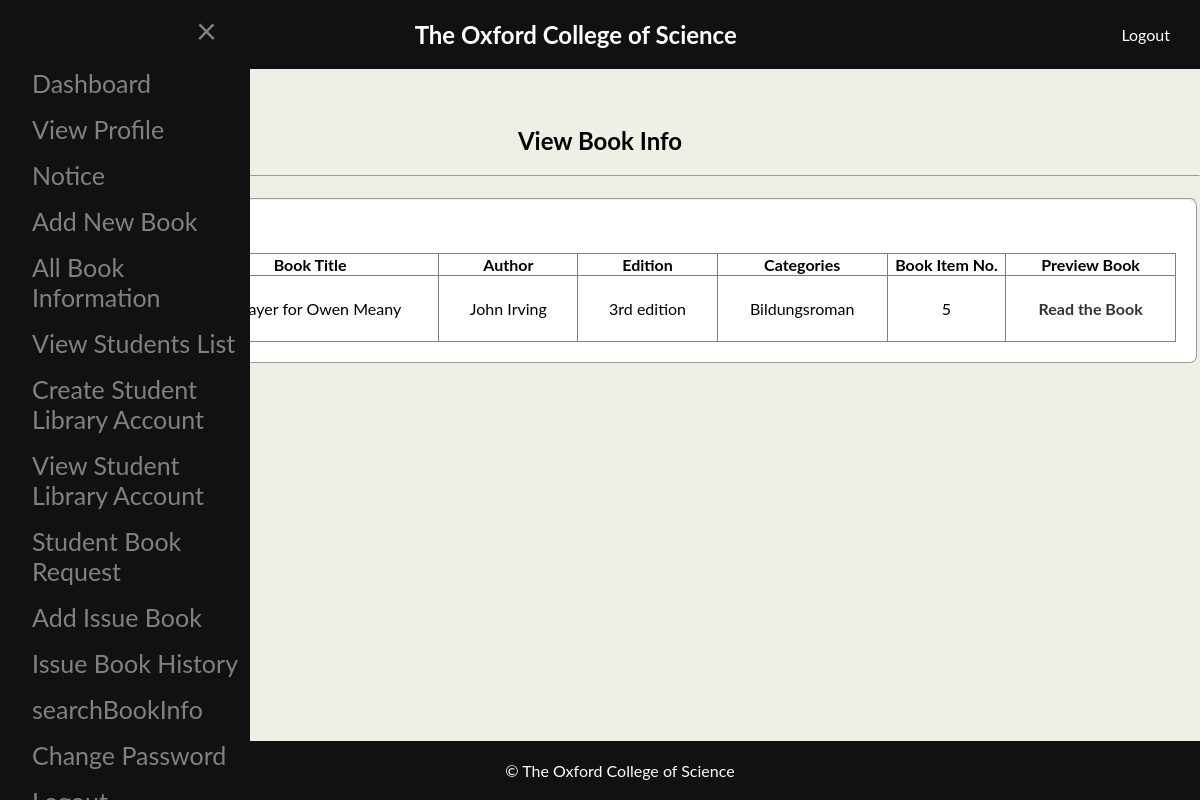
The app's page /Librarian/view/viewBookInfo.php?serialno=1 (signed in) with its own data.
### tables this page shows
CREATE TABLE `book_info` (
  `sl` int(11) NOT NULL,
  `isbn` varchar(30) NOT NULL,
  `title` varchar(70) NOT NULL,
  `author` varchar(70) NOT NULL,
  `edition` varchar(70) NOT NULL,
  `categories` varchar(100) NOT NULL,
  `bookfile` varchar(50) NOT NULL,
  `bookcopy` varchar(50) NOT NULL
);

### Librarian/Model/usersmodel.php (called while the page is built, shortened)
    <?php
 function viewBookInfo($serialno){
    $conn = getConnection();
    $sql = "select * from book_info where sl='$serialno'";
    $result = mysqli_query($conn,$sql);
    $row = mysqli_fetch_assoc($result);
    return $row;
 }
?>

### Librarian/View/viewBookInfo.php (the view, shortened to what this page needs)
<?php
$title = "View Book Info";
require_once('../Model/usersmodel.php');
$serialno = $_GET['serialno'];
$bookinfo = viewBookInfo($serialno);
?>
<!DOCTYPE html>
<html>
<head>
</head>
<body>
  <div class="header">
    <div class="header-title">
      <h1>The Oxford College of Science</h1>
    </div>
    <div class="header-right">
      <a href="../Controller/Logout.php">Logout</a>
    </div>
  </div>
  <div id="mySidenav" class="sidebar" onmouseleave="closeNav()">
    <a href="javascript:void(0)" class="closebtn" onclick="closeNav()">&times;</a>
      <a href="Dashboard.php">Dashboard</a>
    <a href="viewLibrarianProfile.php">View Profile</a>
    <a href="collegenotice.php">Notice</a>
    <a href="addnewbook.php">Add New Book</a>
    <a href="allBooksInfo.php">All Book Information</a>
    <a href="viewStudentsList.php">View Students List</a>
    <a href="studentLibraryAcc.php">Create Student Library Account</a>
    <a href="viewAllStudentsLibProfile.php">View Student Library Account</a>
    <a href="bookrequest.php">Student Book Request</a>
    <a href="issueNewBook.php">Add Issue Book</a>
    <a href="issuedBookHistory.php">Issue Book History</a>
    <a href="searchBookInfo.php">searchBookInfo</a>
    <a href="changeLibrarianPassword.php">Change Password</a>
    <a href="../Controller/logout.php">Logout</a>
  </div>
  <span style="font-size:30px;cursor:pointer" onmouseover="openNav()">&#9776;</span>
  <div class="content" id="content">
    <form class="table-responsive" id="inform" action="" method="post">
      <h2 align="center">
        <?php echo $title; ?>
      </h2>
      <hr>
      <fieldset>
        <legend>VIEW BOOK INFO</legend>
        <br>
        <table border="1" width="100%" cellspacing="0">
          <tr align="center">
            <th>ISBN</th>
            <th>Book Title</th>
            <th>Author</th>
            <th>Edition</th>
            <th>Categories</th>
            <th>Book Item No.</th>
            <th>Preview Book</th>
          </tr>
          <tr>
            <td><?php echo $bookinfo['isbn']; ?></td>
            <td><?php echo $bookinfo['title']; ?></td>
            <td><?php echo $bookinfo['author']; ?></td>
            <td><?php echo $bookinfo['edition']; ?></td>
            <td><?php echo $bookinfo['categories']; ?></td>
            <td><?php echo $bookinfo['bookcopy']; ?></td>
            <td><a href="<?php echo $bookinfo['bookfile']; ?>">Read the Book</a></td>
        </tr>
        </table>
      </fieldset>
    </form>
  </div>
  <div class="footer">
    &copy; The Oxford College of Science
  </div>
</body>
</html>

### Librarian/View/viewBookInfo.php (style rules this page uses)
body { font-family: "Lato", sans-serif; margin: 0; padding: 0; background-color: #edf1e5; transition: background-color 0.5s; }
.header { background-color: #111; color: #fff; padding: 20px; display: flex; justify-content: space-between; align-items: center; }
.header-title { display: inline-block; vertical-align: middle; margin-left: 10px; }
.header-title h1 { margin: 0; font-size: 24px; }
.header-right { display: flex; align-items: center; }
.header-right a { color: #fff; text-decoration: none; margin-right: 10px; }
.sidebar { width: 0; position: fixed; z-index: 1; top: 0; left: 0; background-color: #111; overflow-x: hidden; transition: 0.5s; padding-top: 60px; bottom: 0; }
.sidebar a { padding: 8px 8px 8px 32px; text-decoration: none; font-size: 25px; color: #818181; display: block; transition: 0.3s; }
.sidebar .closebtn { position: absolute; top: 0; right: 25px; font-size: 36px; margin-left: 50px; cursor: pointer; }
.content { margin-left: 0; padding: 0px; transition: margin-left 0.3s ease; background-color: #edf1e5; }
.content table { width: 100%; border-collapse: collapse; margin-top: 0; border-collapse: collapse; }
.content td { padding: 23px; text-align: center; }
.content a { color: #333; text-decoration: none; font-weight: bold; }
.footer { background-color: #111; color: #fff; padding: 20px; text-align: center; position: fixed; bottom: 0; width: 100%; }
fieldset { background-color: #fff; padding: 20px; border-radius: 8px; }
legend { font-size: 24px; font-weight: bold; color: #333; }

### records on screen
book_info: title "A Prayer for Owen Meany", author "John Irving", edition "3rd edition", categories "Bildungsroman", bookcopy "5"

### other values on screen
$title "View Book Info"
